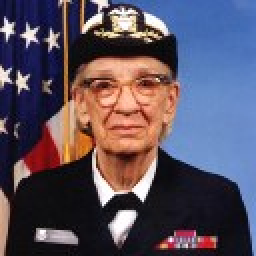
#> input picture tests/images/hopper.bmp, 128 x 128 px (shown 2 times larger)
$ python -i color_extraction.py   (imports and definitions only)
#> lines starting #> are read from the running program, lines starting #| are printed output that depends on the picture
### pylette/color.py
import colorsys
from typing import Literal, cast

import numpy as np
from PIL import Image

# Weights for calculating luminance
luminance_weights = np.array([0.2126, 0.7152, 0.0722])


class Color(object):
    def __init__(self, rgb: tuple[int, ...], frequency: float):
        """
        Initializes a Color object with RGB values and frequency.

        Parameters:
            rgb (tuple[int, ...]): A tuple of RGB values.
            frequency (float): The frequency of the color.
        """
        assert len(rgb) == 3, "RGB values must be a tuple of length 3"
        self.rgb = cast(tuple[int, int, int], rgb)
        self.freq: float = frequency

    # [10 lines left out: function display, not called in this run]

    def __lt__(self, other: "Color") -> bool:
        """
        Compares the frequency of this color with another color.

        Parameters:
            other (Color): The other Color object to compare with.

        Returns:
            bool: True if the frequency of this color is less than the frequency of the other color, False otherwise.
        """
        return self.freq < other.freq

    # [48 lines left out: functions get_colors, hsv, hls, luminance, not called in this run]

### pylette/palette.py
from typing import Literal

import numpy as np
from PIL import Image

from pylette.color import Color


class Palette:
    def __init__(self, colors: list[Color]):
        """
        Initializes a color palette with a list of Color objects.

        Parameters:
            colors (list[Color]): A list of Color objects.
        """

        self.colors = colors
        self.frequencies = [c.freq for c in colors]
        self.number_of_colors = len(colors)

    # [28 lines left out: function display, not called in this run]

    def __getitem__(self, item: int) -> Color:
        return self.colors[item]

    def __len__(self) -> int:
        return self.number_of_colors

    # [45 lines left out: functions to_csv, random_color, not called in this run]

    def __str__(self):
        return "".join(["({}, {}, {}, {}) \n".format(c.rgb[0], c.rgb[1], c.rgb[2], c.freq) for c in self.colors])

### pylette/color_extraction.py
import os
from enum import Enum
from io import BytesIO
from typing import Any, Literal, TypeAlias, Union

import numpy as np
from numpy.typing import NDArray
from PIL import Image
from sklearn.cluster import KMeans

from pylette.color import Color
from pylette.palette import Palette
from pylette.utils import ColorBox

ImageType_T: TypeAlias = Union["os.PathLike[Any]", bytes, NDArray, str, Image.Image]


class ImageType(str, Enum):
    PATH = "path"
    BYTES = "bytes"
    ARRAY = "array"
    IMAGE = "image"
    NONE = "none"


# [151 lines left out: functions median_cut_extraction, _parse_image_type, extract_colors, k_means_extraction, not called in this run]

>>> result = extract_colors('../tests/images/hopper.bmp')
#> in extract_colors, `img = img.resize((256, 256))`:
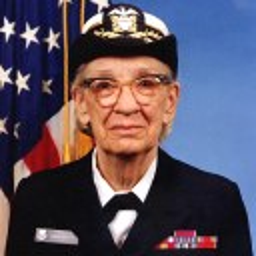
#> img: PIL image 256x256 RGB; mean R, G, B 89.7, 80.1, 95.4
#> in k_means_extraction, `color_count = np.bincount(labels)`: color_count = [6936, 29250, 3504, 16036, 9810]
#> in k_means_extraction, `color_frequency = color_count / float(np.sum(color_count))`: color_frequency = [0.106, 0.446, 0.0535, 0.245, 0.15]
#> the loop in k_means_extraction, `for color, freq in zip(palette, color_frequency):` made 5 passes
#> after the loop in k_means_extraction, `for color, freq in zip(palette, color_frequency):`: colors = 5 items
#> in __init__, `self.frequencies = [c.freq for c in colors]`: self.frequencies = [0.446, 0.245, 0.15, 0.106, 0.0535]
#> in __init__, `self.number_of_colors = len(colors)`: self.number_of_colors = 5

$ run again, on tests/images/200x32_p.png
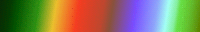
#> input picture tests/images/200x32_p.png, 200 x 32 px
#> in extract_colors, `img = img.resize((256, 256))`:
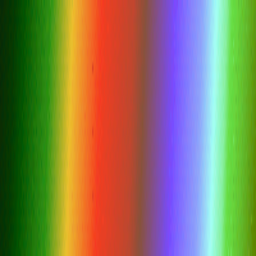
#> img: PIL image 256x256 RGB; mean R, G, B 133.2, 125.1, 89.5
#> color_count = [16701, 17811, 11426, 12337, 7261]
#> color_frequency = [0.255, 0.272, 0.174, 0.188, 0.111]
#> the loop in k_means_extraction, `for color, freq in zip(palette, color_frequency):` made 5 passes
#> after the loop in k_means_extraction, `for color, freq in zip(palette, color_frequency):`: colors = 5 items
#> self.frequencies = [0.272, 0.255, 0.188, 0.174, 0.111]
#> self.number_of_colors = 5

$ run again, on tests/images/200x32_rgba.png
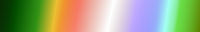
#> input picture tests/images/200x32_rgba.png, 200 x 32 px
#> in extract_colors, `img = img.resize((256, 256))`:
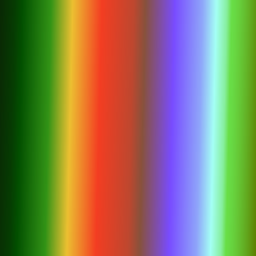
#> img: PIL image 256x256 RGB; mean R, G, B 133.5, 125.2, 90.4
#> color_count = [16606, 12106, 21853, 7105, 7866]
#> color_frequency = [0.253, 0.185, 0.333, 0.108, 0.12]
#> the loop in k_means_extraction, `for color, freq in zip(palette, color_frequency):` made 5 passes
#> after the loop in k_means_extraction, `for color, freq in zip(palette, color_frequency):`: colors = 5 items
#> self.frequencies = [0.333, 0.253, 0.185, 0.12, 0.108]
#> self.number_of_colors = 5
